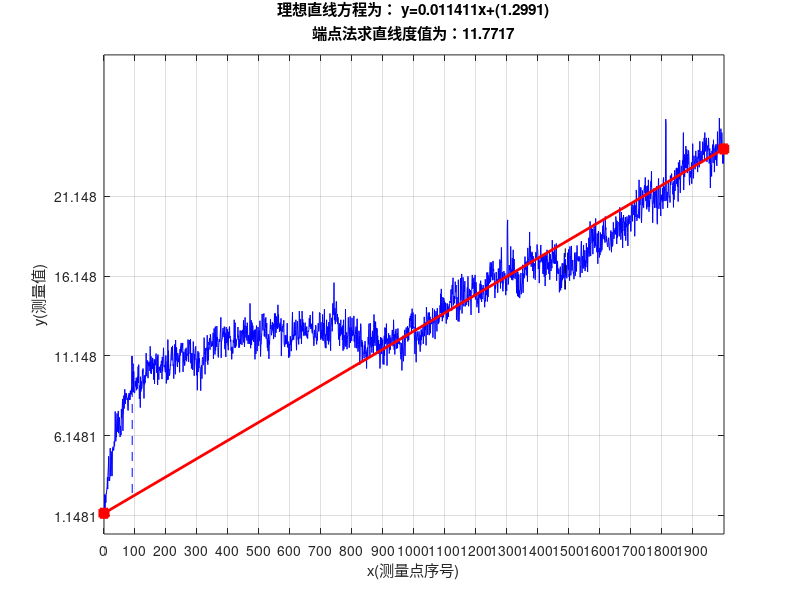

Source code (MATLAB):
a=importdata('mrq1110.txt');
aaa=mat2cell(a,[2000],[1 1]);
[x,y]=deal(aaa{:});

len=length(x);        %获取数据的长度 

x_start=x(1);        %获取x和y的端点值
x_end=x(end);
y_start=y(1);
y_end=y(end);

% 求直线方程：y=kx+b 方便后续计算
k=(y_end-y_start)/(x_end-x_start);
b=y_end-k*x_end;
%
xx=[x_start,x_end];  %获取x的首末点
yy=[y_start,y_end];  %获取y的首末点

plot(x,y,'linewidth',0.5,'Color','b')                                      %绘制原始数据图
hold on
plot(xx,yy,'-rs','MarkerFaceColor','r','linewidth',2)                      %绘制端点连线图

% str=['理想直线方程为： ','y=',num2str(k),'x','+','(',num2str(b),')'];
% 
% text(3,16,str,'color','red','fontsize',12)

set(gca,'xtick',[min(x):100:max(x)],'ytick',[min(y):5:max(y)]) %控制刻度

grid on

for i=1:len
   d(i)=y(i)-(k*x(i)+b);            % 循环扫描有所曲线上的点与端点联系的差值
end

L=max(d)-min(d);                    % 计算曲线的直线度误差L=dmax-dmin

[d_max,max_index]=max(d);            % 找到最大偏差的点 （二者有正负，是相对的）
[d_min,min_index]=min(d);            % 找到最小偏差的点
hold on
plot([max_index,max_index],[y(max_index),k*max_index+b],'b--')          %绘制偏差线
plot([min_index,min_index],[y(min_index),k*min_index+b],'k--')
xlabel('x(测量点序号)')
ylabel('y(测量值)')
title({['理想直线方程为： ','y=',num2str(k),'x','+','(',num2str(b),')'];['端点法求直线度值为：',num2str(L)]});